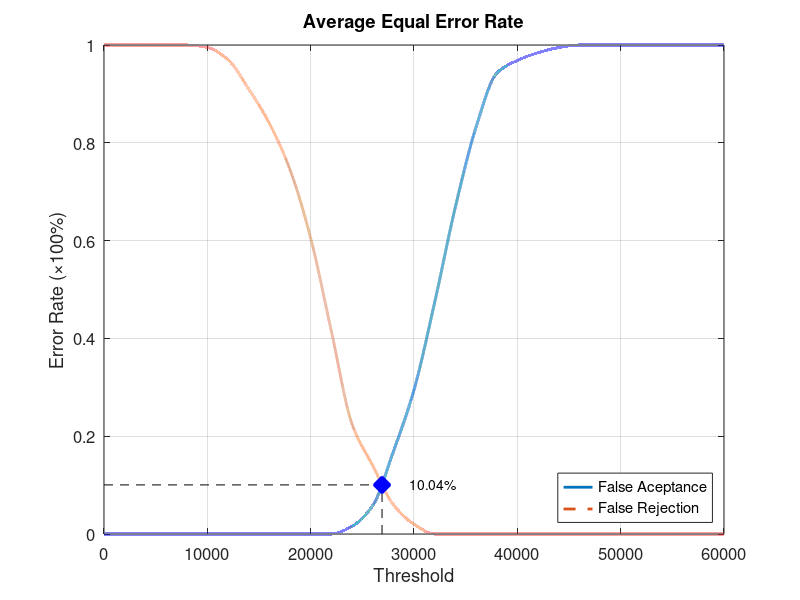
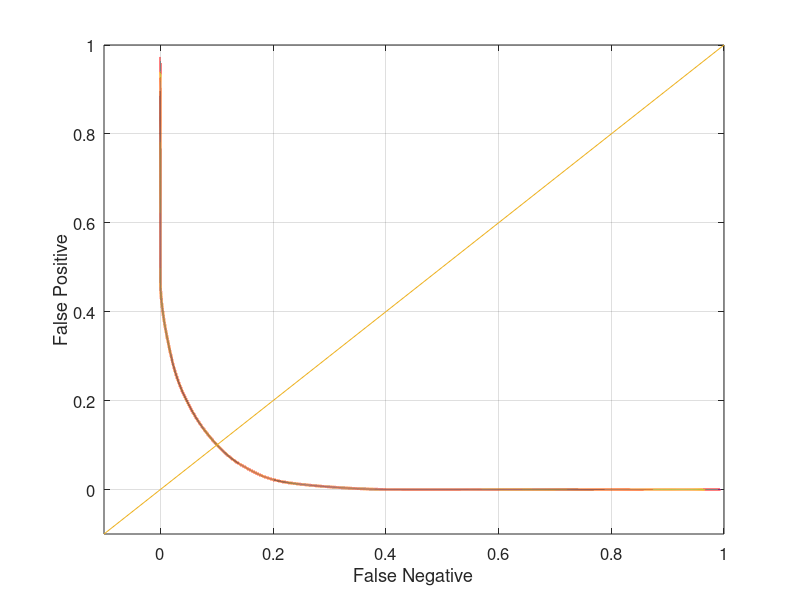

These charts were generated, in order, by the following MATLAB code:
function yEER = Database2_1
close all;
clear;
clc;
x = 0:2000:60000;
xq = 0:0.5:60000;

y0 = [0 0 0 0 0 0 0 0 0 0 0 0 0.0157895 0.0578947 0.168421 0.294737 0.473684 0.668421 0.831579 0.942105 0.968421 0.984211 0.994737 1 1 1 1 1 1 1 1];
yy0 = interp1(x, y0, xq, 'pchip');
y1 = [1 1 1 1 1 0.995 0.97 0.91 0.84 0.745 0.605 0.415 0.225 0.14 0.06 0.02 0 0 0 0 0 0 0 0 0 0 0 0 0 0 0];
yy1 = interp1(x, y1, xq, 'pchip');

% Calculating EER: 
y2 = abs(y0 - y1);
find(y2 == min(y2))
yy2 = abs(yy0 - yy1);
xEER = find(yy2 == min(yy2));
xEERIndex = xq(xEER) % X-axis EER
yEER = yy0(xEER) % Y-axis EER

main = figure
plot(xq, yy0,'-','LineWidth', 2);	hold on
plot(xq, yy1,'--','LineWidth', 2);	hold on
plot([xEERIndex xEERIndex], [0 yEER], 'k--');	hold on
plot([0 xEERIndex], [yEER yEER], 'k--');	hold on
plot(xEERIndex, yEER, 'bx', 'LineWidth', 10);	hold on
text(xEERIndex + 10 * xEERIndex / 100, yEER, [num2str(round((10000 * yEER)) / 100) '%'])
legend('False Aceptance', 'False Rejection', 'Location', 'SouthEast')
xlabel('Threshold')
ylabel('Error Rate (\times100%)')
title('Average Equal Error Rate')
set(gca, 'FontSize', 12)
axis([0 60000 0 1])
grid on

print(main, 'Database2_1Main', '-dpng');
FNRxFPR = figure('Color', [1 1 1]);
plot(yy1, yy0, '-', yy1, yy0, 'LineWidth', 2);
hold on
y = -0.1:0.1:1
plot(y, y); 
set(gca, 'FontSize', 12)
xlabel('False Negative')
ylabel('False Positive')
axis([-0.1 1 -0.1 1])
set(gca, 'FontSize', 12)
grid on

print(FNRxFPR, 'Database2_1FNRxFPR','-dpng');
end
